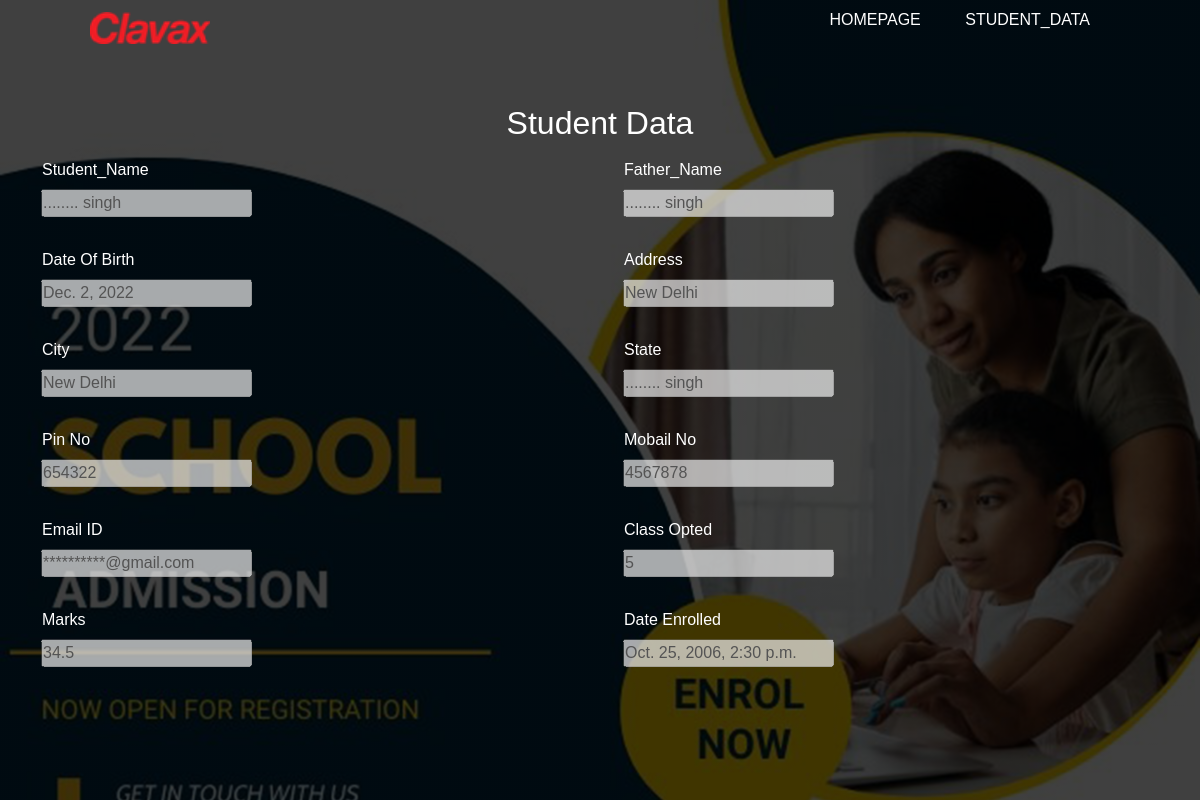
Screenshot of /stu_update/show30/ with the database file from the repository.
### enrolment_app/models.py (models this page shows)
class Student_data(models.Model):
    student_name=models.CharField(max_length=70)
    father_name=models.CharField(max_length=70)
    dob=models.DateField(null=True,blank=True)
    address=models.CharField(max_length=70)
    city=models.CharField(max_length=70)
    state=models.CharField(max_length=70)
    pinno=models.IntegerField()
    mobailno = models.IntegerField(default='+91',validators=[MaxValueValidator(9999999999)])
    email=models.EmailField(max_length=100)
    class_opted=models.IntegerField()
    marks=models.FloatField(null=True,blank=True)
    date_enrolled=models.DateTimeField(null=True,blank=True)

### enrolment_app/views.py (the view)
# urls.py: path('show<int:id>/',views.Student_data_Show.as_view(),name='show_data'),
class Student_data_Show(View):
    template_name = 'Show_data.html'
    def get(self,request,id):
        data = Student_data.objects.get(pk=id)
        return render(request,self.template_name,{'stu_data':data})

### enrolment_app/templates/Show_data.html (shortened to what this page needs)
{% extends 'home.html' %} {% load static %} {% block content %}
<div class="container mt-5">
    <fieldset>
        <legend>
            <center>
                <h2 class="heading">Student Data</h2>
            </center>
        </legend><br>
        <div class="form-group">
            <div class="row gap-md-4">
                <div class="col-md">
                    <label class="col-md-4 heading control-label">Student_Name</label>
                    <div class="form-floating">
                        <div class="input-group">
                            <div class="form-control-plaintext">
                                <input type="text" id="lname" name="lname" value="{{stu_data.father_name}}" disabled><br><br>
                            </div>
                        </div>
                    </div>
                </div>
                <div class="col-md">
                    <label class="col-md-4 heading control-label">Father_Name</label>
                    <div class="form-floating">
                        <div class="form-floating">
                            <div class="input-group">
                                <div class="form-control-plaintext">
                                    <input type="text" id="lname" name="lname" value="{{stu_data.father_name}}" disabled><br><br>
                                </div>
                            </div>
                        </div>
                    </div>
                </div>
            </div>
            <div class="row gap-md-4">
                <div class="col-md">
                    <label class="col-md-4 heading control-label">Date Of Birth</label>
                    <div class="form-floating">
                        <div class="input-group">
                            <div class="form-control-plaintext">
                                <input type="text" id="lname" name="lname" value="{{stu_data.dob}}" disabled><br><br>
                            </div>
                        </div>
                    </div>
                </div>
                <div class="col-md">
                    <label class="col-md-4 heading control-label">Address</label>
                    <div class="form-floating">
                        <div class="form-floating">
                            <div class="input-group">
                                <div class="form-control-plaintext">
                                    <input type="text" id="lname" name="lname" value="{{stu_data.address}}" disabled><br><br>
                                </div>
                            </div>
                        </div>
                    </div>
                </div>
            </div>
            <div class="row gap-md-4">
                <div class="col-md">
                    <label class="col-md-4 heading control-label">City</label>
                    <div class="form-floating">
                        <div class="input-group">
                            <div class="form-control-plaintext">
                                <input type="text" id="lname" name="lname" value="{{stu_data.city}}" disabled><br><br>
                            </div>
                        </div>
                    </div>
                </div>
                <div class="col-md">
                    <label class="col-md-4 heading control-label">State</label>
                    <div class="form-floating">
                        <div class="form-floating">
                            <div class="input-group">
                                <div class="form-control-plaintext">
                                    <input type="text" id="lname" name="lname" value="{{stu_data.father_name}}" disabled><br><br>
                                </div>
                            </div>
                        </div>
                    </div>
                </div>
            </div>
            <div class="row gap-md-4">
                <div class="col-md">
                    <label class="col-md-4 heading control-label">Pin No</label>
                    <div class="form-floating">
                        <div class="input-group">
                            <div class="form-control-plaintext">
                                <input type="text" id="lname" name="lname" value="{{stu_data.pinno}}" disabled><br><br>
                            </div>
                        </div>
                    </div>
                </div>
                <div class="col-md">
                    <label class="col-md-4 heading control-label">Mobail No</label>
                    <div class="form-floating">
                        <div class="form-floating">
                            <div class="input-group">
                                <div class="form-control-plaintext">
                                    <input type="text" id="lname" name="lname" value="{{stu_data.mobailno}}" disabled><br><br>
                                </div>
                            </div>
                        </div>
                    </div>
                </div>
            </div>
            <div class="row gap-md-4">
                <div class="col-md">
                    <label class="col-md-4 heading control-label">Email ID</label>
                    <div class="form-floating">
                        <div class="input-group">
                            <div class="form-control-plaintext">
                                <input type="text" id="lname" name="lname" value="{{stu_data.email}}" disabled><br><br>
                            </div>
                        </div>
                    </div>
                </div>
                <div class="col-md">
                    <label class="col-md-4 heading control-label">Class Opted</label>
                    <div class="form-floating">
                        <div class="form-floating">
                            <div class="input-group">
                                <div class="form-control-plaintext">
                                    <input type="text" id="lname" name="lname" value="{{stu_data.class_opted}}" disabled><br><br>
                                </div>
                            </div>
                        </div>
                    </div>
                </div>
            </div>
            <div class="row gap-md-4">
                <div class="col-md">
                    <label class="col-md-4 heading control-label">Marks</label>
                    <div class="form-floating">
                        <div class="input-group">
                            <div class="form-control-plaintext">
                                <input type="text" id="lname" name="lname" value="{{stu_data.marks}}" disabled><br><br>
                            </div>
                        </div>
                    </div>
                </div>
                <div class="col-md">
                    <label class="col-md-4 heading control-label">Date Enrolled</label>
                    <div class="form-floating">
                        <div class="form-floating">
                            <div class="input-group disabled">
                                <div class="form-control-plaintext">
                                    <input type="text" id="lname" name="lname" value="{{stu_data.date_enrolled}}" disabled><br><br>
                                </div>
                            </div>
                        </div>
                    </div>
                </div>
            </div>
        </div>
    </fieldset>
</div>
{% endblock content %}

### enrolment_app/static/css/styles.css (style rules this page uses)
* { margin: 0; padding: 0; font-family: sans-serif; }

### enrolment_app/templates/Show_data.html (style rules this page uses)
.heading { color: #fff }

### rows the page displays
Student_data: lname "........ singh", lname "Dec. 2, 2022", lname "New Delhi", lname "654322", lname "4567878", lname "**********@gmail.com", lname "5", lname "34.5", lname "Oct. 25, 2006, 2:30 p.m."
